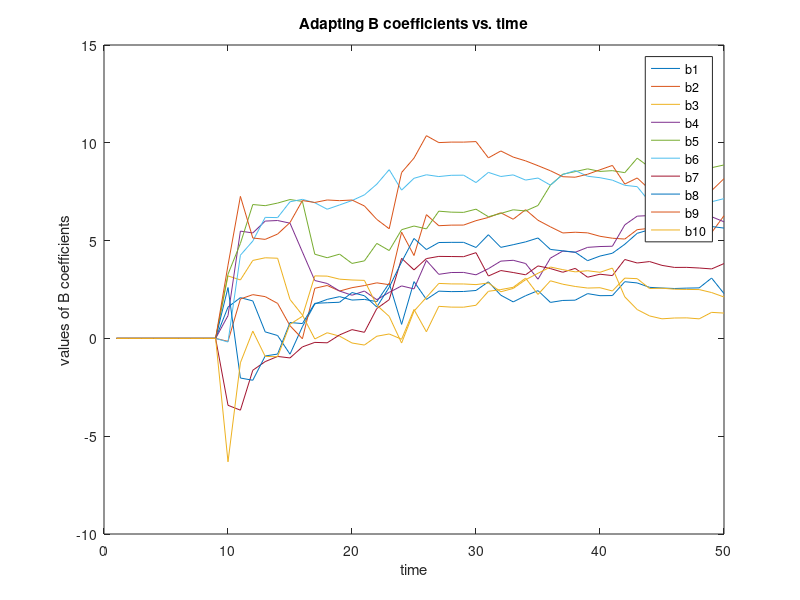

MATLAB code to generate this figure:
% LMS identification of FIR filter
% R. Nowak   11/20/00 (original)
% Jasper Yen 12/15/00 (edited)

clear
close all

N = 50;
x = randn(N,1);
t = [1:N];
order = 10;
h = order*rand(order,1);

y = filter(h,1,x)+.5*randn(size(x));

plot(y)

mu = .1;
L = order-1;
w(L,:) = zeros(1,order);
for i=order:N

        z = x(i-L:i);
        w(i,:) = w(i-1,:)-mu*(w(i-1,:)*z-y(i))*z';

end

%plot(t,w(:,3),'red',t,w(:,2),'blue',t,w(:,1),'green')
plot(t,w(:,10),t,w(:,9),t,w(:,8),t,w(:,7),t,w(:,6),t,w(:,5),t,w(:,4),t,w(:,3),t,w(:,2),t,w(:,1))
legend('b1','b2','b3','b4','b5','b6','b7','b8','b9','b10')
xlabel('time')
ylabel('values of B coefficients')
title('Adapting B coefficients vs. time')
h
